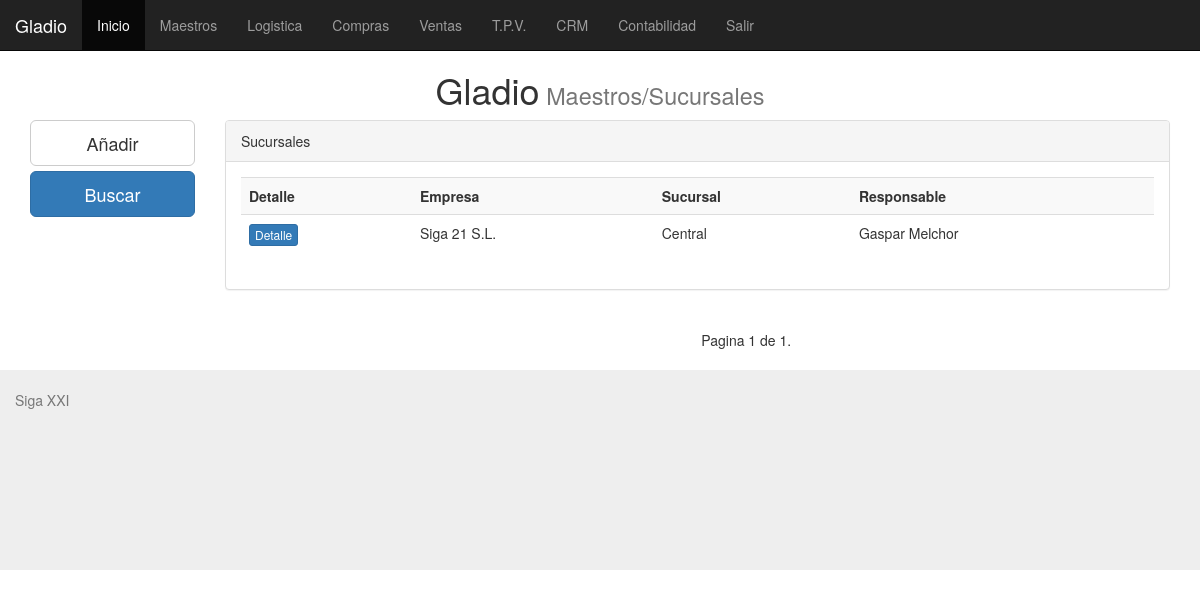
Screenshot of /sucursal/ with the database file from the repository.
### pugio/models.py (models this page shows, shortened)
class sucursal(models.Model):
   empresa = models.ForeignKey(empresa, default=None, null=False, blank=False)
   sucursal = models.CharField(max_length=50, default=None, null=False, blank=False)
   direccion = models.CharField(max_length=100, null=False, blank=False)
   codigopostal = models.CharField(max_length=10, null=True, blank=True)
   poblacion = models.ForeignKey(poblacion, default=None, null=False, blank=False)
   provincia = models.ForeignKey(provincia, default=None, null=False, blank=False)
   pais = models.CharField(max_length=25, default='Espana', null=True, blank=True)
   telefono = models.CharField(max_length=15, null=True, blank=True)
   movil = models.CharField(max_length=15, null=True, blank=True)
   fax = models.CharField(max_length=15, null=True, blank=True)
   mail = models.EmailField(max_length=125, blank=True)
   responsable = models.CharField(max_length=75, null=True, blank=True)
   class Meta:
      verbose_name_plural = "Sucursales"

class empresa(models.Model):
   razon_social = models.CharField(max_length=100, null=False, blank=False)
   cif = models.CharField(max_length=15, null=False, blank=False)
   direccion_social = models.CharField(max_length=150, null=False, blank=False)
   provincia_social = models.ForeignKey(provincia, default=None, null=False, blank=False)
   poblacion_social = models.ForeignKey(poblacion, default=None, null=False, blank=False)
   cp_social = models.CharField(max_length=10, null=True, blank=True)
   pais = models.CharField(max_length=50, default='Espana', null=True, blank=True)
   telefono_social = models.CharField(max_length=15, null=True, blank=True)
   movil_social = models.CharField(max_length=15, null=True, blank=True)
   fax_social = models.CharField(max_length=15, null=True, blank=True)
   mail_social = models.EmailField(max_length=125, blank=True)
   web = models.URLField(max_length=150, blank=True)
   logotipo = models.ImageField(upload_to='imagenes', blank=True)
   nombre_comercial = models.CharField(max_length=100, null=False, blank=False)
   class Meta:
      verbose_name_plural = "Empresas"

### pugio/views.py (the view)
# urls.py: url(r'^sucursal/',ListaSucursal.as_view(), name = 'ListaSucrusal'),
class ListaSucursal(ListView):
	queryset = sucursal.objects.order_by('empresa')
	context_objects_name = 'sucursal'
	paginate_by = 10

### templates/pugio/sucursal_list.html (shortened to what this page needs)
{% extends "base.html" %}
{%   load   staticfiles   %}
{% block titulo %} Maestros/Sucursales {% endblock %}
{% block content %}
<row>
	<div class="col-md-2">
		<a href="#" class="btn btn-default btn-lg btn-block">Añadir</a>
		<a href="#" class="btn btn-primary btn-lg btn-block">Buscar</a>
		<br /><br /><br />
    </div>
    <div class="col-md-10" >
			<div class="panel panel-default">
			<div class="panel-heading">Sucursales</div>
			<div class ="panel-body">
				{% if object_list %}
				<div class="table-responsive">
				<table class="table table-striped">
					<th>Detalle</th>
					<th>Empresa</th>
					<th>Sucursal</th>
					<th>Responsable</th>
					{% for sucursal in object_list %}
						<tr>
							<td><a href="#" class="btn btn-primary btn-xs">Detalle</a></td>
							<td>{{ sucursal.empresa.razon_social}}</td>
							<td>{{ sucursal.sucursal }}</td>
							<td>{{ sucursal.responsable }}</td>
					{% endfor %}
				  </table>
				</div>
		    {% else %}
        	<p class="text-warning">No hay sucursales registradas.</p>
        {% endif %}
			</div>
		</div>
    </div>
</row>
<row>
	<div class="col-md-9 col-md-offset-3">
		<nav>
			<ul class="pager">
				<li> Pagina {{ page_obj.number }} de {{ paginator.num_pages }}.</li>
			</ul>
		</nav>
	</div>
</row>
{% endblock %}

### rows the page displays
sucursal: empresa.razon_social "Siga 21 S.L.", sucursal "Central", responsable "Gaspar Melchor"

### other values shown
{{ page_obj.number }} "1"
{{ paginator.num_pages }} "1"
